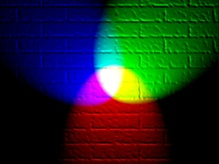
#> input picture 2_Image Processing Techniques/rgb.jpeg, 219 x 164 px, shrunk from 400 x 300 before the run
$ jupyter execute '2_Display Image Using OpenCV.ipynb'
#> lines starting #> are read from the running program, lines starting #| are printed output that depends on the picture
[cell 1]
import numpy as np
import matplotlib.pyplot as plt
import cv2 as cv

[cell 2]
#Load Image
img = cv.imread('rgb.jpeg')
#> img is the input picture: shape (164, 219, 3); mean B, G, R 37.9, 42.1, 30.4
img = cv.cvtColor(img ,cv.COLOR_BGR2RGB)
cv.imshow('Image',img)
cv.waitKey(0)

img = cv.imread('transition.jpg')
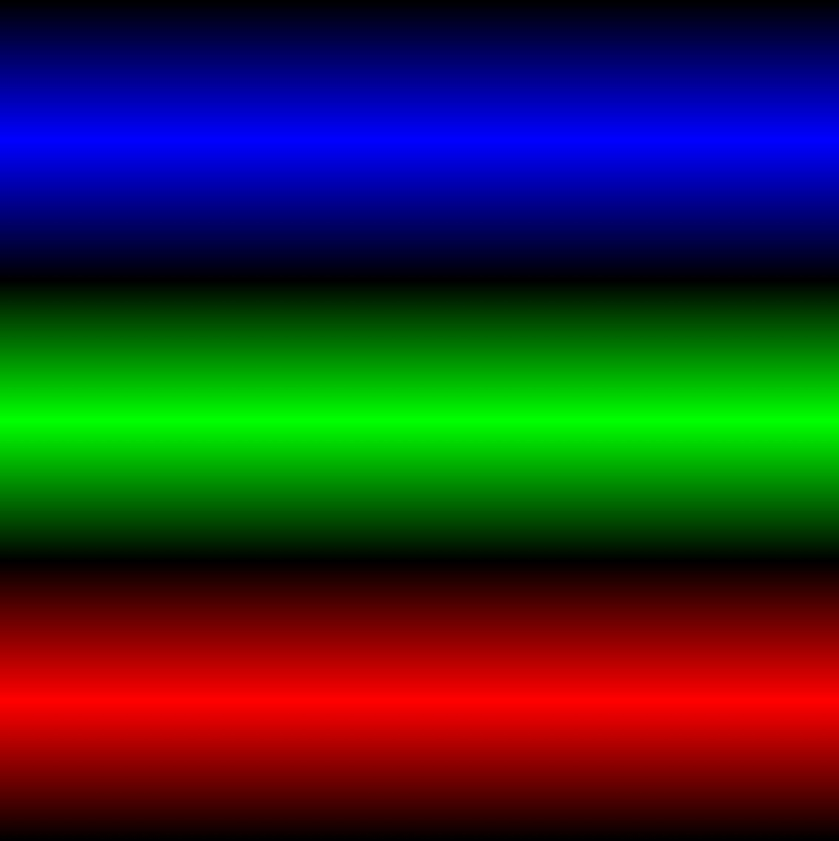
#> input picture 2_Image Processing Techniques/transition.jpg, 839 x 841 px, shrunk from 1536 x 1539 before the run
#> img is the input picture: shape (841, 839, 3); mean B, G, R 42.6, 42.7, 42.6
img = cv.cvtColor(img ,cv.COLOR_BGR2RGB)
cv.imshow('Image',img)
cv.waitKey(0)

[cell 3]
#Extract Frames
img = cv.imread('rgb.jpeg')
img = cv.cvtColor(img ,cv.COLOR_BGR2RGB)

r = img[ : , : , 0]
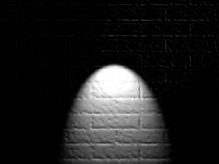
#> r: shape (164, 219); min 0, max 255, mean 30.4
g = img[ : , : , 1]
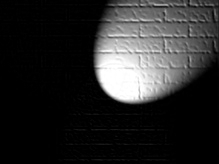
#> g: shape (164, 219); min 0, max 255, mean 42.1
b = img[ : , : , 2]
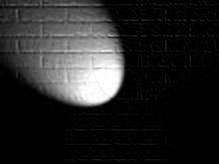
#> b: shape (164, 219); min 0, max 255, mean 37.9

cv.imshow('red', r)
cv.waitKey(0)

cv.imshow('green', g)
cv.waitKey(0)

cv.imshow('blue', b)
cv.waitKey(0)
